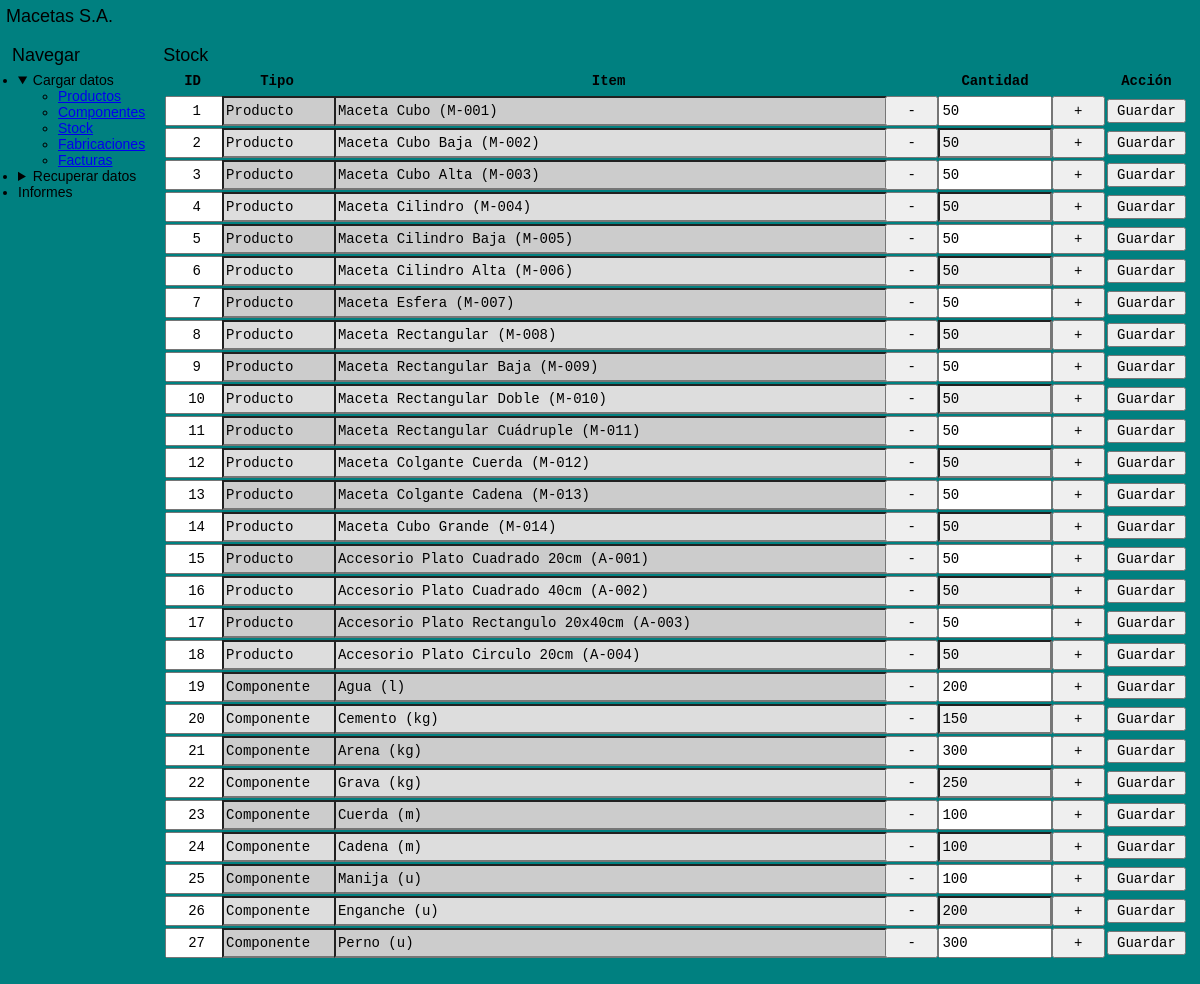
Page /stock/ on the earlier database version.
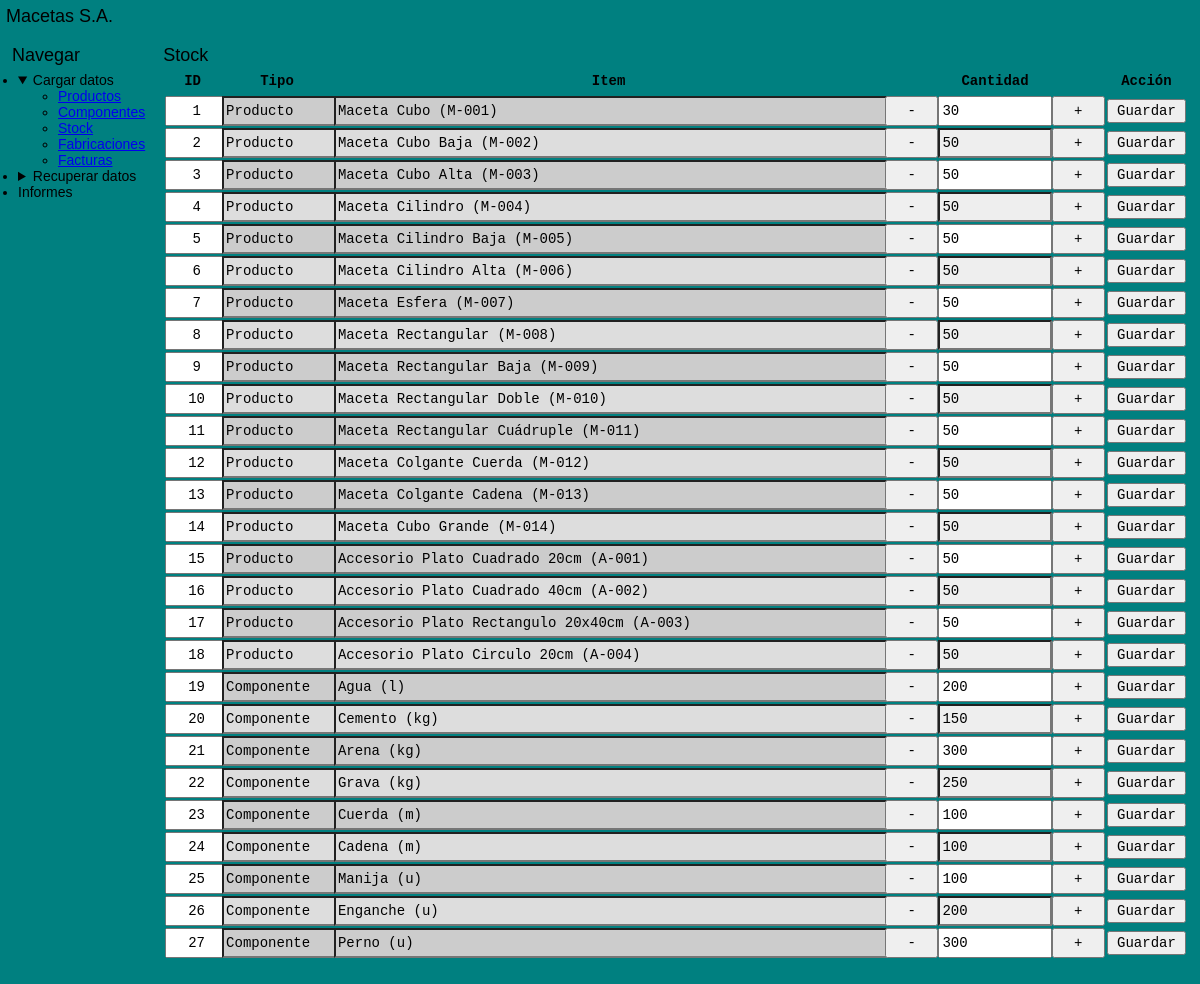
Same page on the later database version.
### tables this page shows
CREATE TABLE stock (
    id INTEGER PRIMARY KEY AUTOINCREMENT,
    id_item INTEGER NOT NULL,
    tipo_item TEXT NOT NULL,
    cantidad INTEGER NOT NULL
);

### app.py (the view)
@APP.route('/stock/', methods=['GET'])
def Stock_Consultar():
    return render_template('/stock.html')

### app.py (called while the page is built)
def Get_DB():
    DB = getattr(g, '_database', None)
    if DB is None:
        DB = g._database = sqlite3.connect(DATABASE)
    return DB

@APP.teardown_appcontext
def Close_DB(exception):
    DB = getattr(g, '_database', None)
    if DB is not None:
        DB.close()

### funciones.py (called while the page is built)
    def Consultar(self):
        return self.DB.execute('SELECT * FROM productos WHERE habilitado != 0').fetchall()

    def Consultar_Tipos(self):
        cursor = self.DB.cursor()
        cursor.row_factory = lambda cursor, row: row[0]
        return cursor.execute('SELECT DISTINCT tipo FROM productos WHERE habilitado != 0 ORDER BY tipo ASC').fetchall()

    def Consultar_Siguiente_ID(self):
        resultado = self.DB.execute('SELECT seq + 1 FROM sqlite_sequence WHERE name = "productos"').fetchone()[0]
        if resultado is None:
            return 1
        return resultado

    def Consultar_Formateado(self):
        resultado = self.DB.execute('SELECT * FROM productos WHERE habilitado != 0').fetchall()
        return {fila[0] : f'{fila[1]} {fila[2]} ({fila[3]})' for fila in resultado}

    def Consultar(self):
        return self.DB.execute('SELECT * FROM componentes WHERE habilitado != 0').fetchall()

### templates/stock.html (shortened to what this page needs)
<!DOCTYPE html>
<html lang='en'>
<head>
    <link rel="stylesheet" href="https://unpkg.com/98.css">
    <link rel='stylesheet' href='{{url_for('static', filename='styles.css')}}'>
</head>
<body>
    <div class="window">
        {% include 'header.html' %}
        <div class="window-body" id="container">
            <div id="aside">
                {% include 'nav.html' %}
            </div>
            <div id="main">
                <legend>Stock</legend>
                <div class="sunken-panel">
                    <table class="interactive">
                        <thead>
                            <th style="width: 5%;" class="primerColumna">ID</th>
                            <th style="width: 10%;">Tipo</th>
                            <th style="width: 50%;">Item</th>
                            <th style="width: 20%;">Cantidad</th>
                            <th style="width: 5%;" class="ultimaColumna">Acción</th>
                        </thead>
                        {% if stockLista %}
                            {% for stock in stockLista %}
                                <tr>
                                    <form action="/stock/modificar" method="post">
                                        <td class="primerColumna">
                                            <input type="text" name="id_modificar" value="{{stock[0]}}" readonly required>
                                        </td>
                                        <td class="columnaReadonly">
                                            <input type="text" name="tipo_modificar" value="{{stock[1]}}" readonly required>
                                        </td>
                                        <td class="columnaReadonly">
                                            {% if stock[1] == 'Producto' %}
                                                <input type="text" name="item_modificar" value="{{ productosFormateados.get(stock[2]) }}" readonly required>
                                            {% elif stock[1] == 'Componente' %}
                                                <input type="text" name="item_modificar" value="{{ componentesFormateados.get(stock[2]) }}" readonly required>
                                            {% endif %}
                                        </td>
                                        <td>
                                            <div class="scrollColumna">
                                                <button type="button" onclick="this.nextElementSibling.stepDown(); this.nextElementSibling.dispatchEvent(new Event('input'));">-</button>
                                                <input type="number" step="1" min="0" onmousewheel name="cantidad_modificar" value="{{stock[3]}}" required>
                                                <button type="button" onclick="this.previousElementSibling.stepUp(); this.previousElementSibling.dispatchEvent(new Event('input'));">+</button>
                                            </div>
                                        </td>
                                        <td class="ultimaColumna">
                                            <div>
                                                <input type="submit" value="Guardar">
                                            </div>
                                        </td>
                                    </form>
                                </tr>
                            {% endfor %}
                        {% endif %}
                    </table>
                </div>
            </div>
        </div>
    </div>
</body>
</html>

Differences in the rows shown:
changed stock "Maceta Cubo (M-001)": cantidad_modificar "50" → "30"
